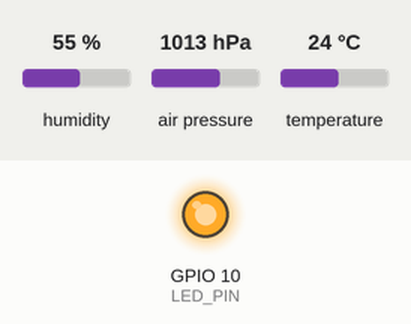
Simulated run of this sketch. Board: Seeed XIAO ESP32-C3. Shown: output pins drawn as LEDs (lit = HIGH). The test bench sets the inputs (shaded band); at power-on: humidity 55 %, air pressure 1013 hPa, temperature 24 °C. What the sketch prints to the serial monitor is not drawn.

Above: at 1.1 s.
At 3.7 s:
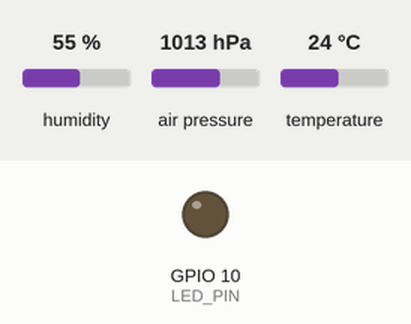
Timing chart, 0 to 7.8 s (numbered marks = the images above):
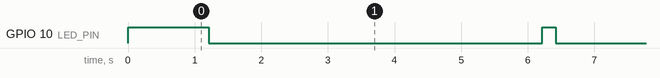

The sketch:

WeatherStation.ino
```cpp
/*
 * =============================================
 *  WEATHER STATION - EDA Remote Weather Station
 * =============================================
 * Reads temperature, humidity, and pressure from
 * a BME280 sensor and transmits the data to the
 * Base Station every 5 seconds via ESP-NOW.
 *
 * SETUP INSTRUCTIONS:
 *   1. Flash BaseStation.ino to the Base Station first.
 *   2. Open its Serial Monitor and copy the MAC address.
 *   3. Paste that MAC into baseStationMAC[] below.
 *   4. Upload this sketch to the Weather Station ESP32-C3.
 *
 * LED BEHAVIOUR:
 *   - Solid 1s on boot          = Setup complete
 *   - Single flash (every 5s)   = Data delivered successfully
 *   - Triple fast flash         = Delivery failed (check MAC / range)
 *   - Fast blink (forever)      = Fatal error during setup
 *
 * Hardware:
 *   - ESP32-C3
 *   - BME280 on I2C: SDA=D1, SCL=D0, address 0x76
 *     (change I2C address to 0x77 if 0x76 is not found)
 *   - Indicator LED on LED_PIN (change if needed)
 * =============================================
 */

#include <Wire.h>
#include <Adafruit_Sensor.h>
#include <Adafruit_BME280.h>
#include <esp_now.h>
#include <WiFi.h>

// ---- Pin Configuration ----
#define SDA_PIN  D1
#define SCL_PIN  D0
#define LED_PIN  10  // Onboard LED on Seeed Studio XIAO ESP32-C3

// ---- Base Station MAC Address ----
// Run BaseStation.ino first, then copy the MAC it prints and replace the bytes below.
// Example: if Serial prints "A0:B1:C2:D3:E4:F5" enter {0xA0, 0xB1, 0xC2, 0xD3, 0xE4, 0xF5}
uint8_t baseStationMAC[] = {0xFF, 0xFF, 0xFF, 0xFF, 0xFF, 0xFF};  // <-- REPLACE THIS

// ---- Send interval ----
#define SEND_INTERVAL_MS 5000  // milliseconds between readings

// ---- BME280 ----
Adafruit_BME280 bme;

// ---- Shared Data Structure (must match BaseStation.ino) ----
typedef struct WeatherPacket {
  float temperature;  // Degrees Celsius
  float humidity;     // Percent relative humidity
  float pressure;     // Hectopascals (hPa)
} WeatherPacket;

WeatherPacket weatherData;

// ---- Delivery status flags (set inside ESP-NOW callback) ----
volatile bool deliveryDone    = false;
volatile bool deliverySuccess = false;

// ---- Helper: Blocking LED blink ----
void ledBlink(int times, int onMs, int offMs) {
  for (int i = 0; i < times; i++) {
    digitalWrite(LED_PIN, HIGH);
    delay(onMs);
    digitalWrite(LED_PIN, LOW);
    if (i < times - 1) delay(offMs);
  }
}

// ---- ESP-NOW Send Callback ----
// Called after each esp_now_send() to report delivery status.
void onDataSent(const wifi_tx_info_t *tx_info, esp_now_send_status_t status) {
  deliverySuccess = (status == ESP_NOW_SEND_SUCCESS);
  deliveryDone    = true;
}

// ============================================================
void setup() {
  Serial.begin(115200);
  pinMode(LED_PIN, OUTPUT);
  digitalWrite(LED_PIN, LOW);

  // ---- Initialise BME280 ----
  Wire.begin(SDA_PIN, SCL_PIN);
  if (!bme.begin(0x76)) {
    Serial.println("ERROR: BME280 not found at 0x76. Try 0x77 or check wiring.");
    while (1) { ledBlink(1, 100, 100); }  // Fast blink = fatal error
  }
  Serial.println("BME280 initialised.");

  // ---- WiFi in Station mode (required for ESP-NOW) ----
  WiFi.mode(WIFI_STA);
  WiFi.disconnect();

  Serial.print("Weather Station MAC Address: ");
  Serial.println(WiFi.macAddress());

  // ---- Initialise ESP-NOW ----
  if (esp_now_init() != ESP_OK) {
    Serial.println("ERROR: ESP-NOW init failed!");
    while (1) { ledBlink(1, 100, 100); }  // Fast blink = fatal error
  }

  esp_now_register_send_cb(onDataSent);

  // ---- Register the Base Station as an ESP-NOW peer ----
  esp_now_peer_info_t peerInfo = {};
  memcpy(peerInfo.peer_addr, baseStationMAC, 6);
  peerInfo.channel = 0;      // 0 = use current channel
  peerInfo.encrypt = false;

  if (esp_now_add_peer(&peerInfo) != ESP_OK) {
    Serial.println("ERROR: Failed to add peer. Check baseStationMAC[].");
    while (1) { ledBlink(1, 100, 100); }  // Fast blink = fatal error
  }

  Serial.println("Weather Station ready. Sending data every 5 seconds.");

  // Solid LED for 1 second = setup OK
  digitalWrite(LED_PIN, HIGH);
  delay(1000);
  digitalWrite(LED_PIN, LOW);
}

// ============================================================
void loop() {
  // ---- Read sensor ----
  weatherData.temperature = bme.readTemperature();
  weatherData.humidity    = bme.readHumidity();
  weatherData.pressure    = bme.readPressure() / 100.0F;

  Serial.printf("Sending -> Temp: %.1f C | Humidity: %.1f %% | Pressure: %.1f hPa\n",
    weatherData.temperature, weatherData.humidity, weatherData.pressure);

  // ---- Transmit via ESP-NOW ----
  deliveryDone = false;
  esp_now_send(baseStationMAC, (uint8_t *)&weatherData, sizeof(weatherData));

  // Wait for delivery confirmation (timeout 500 ms)
  unsigned long waitStart = millis();
  while (!deliveryDone && (millis() - waitStart) < 500);

  if (deliverySuccess) {
    Serial.println("  -> Delivered OK");
    ledBlink(1, 200, 0);        // Single flash = success
  } else {
    Serial.println("  -> DELIVERY FAILED (check MAC / distance)");
    ledBlink(3, 100, 100);      // Triple fast flash = failure
  }

  delay(SEND_INTERVAL_MS);
}
```

Measured:
- by itself, GPIO 10 (LED_PIN): alternates HIGH for 0.20 s and LOW for 5.0 s
